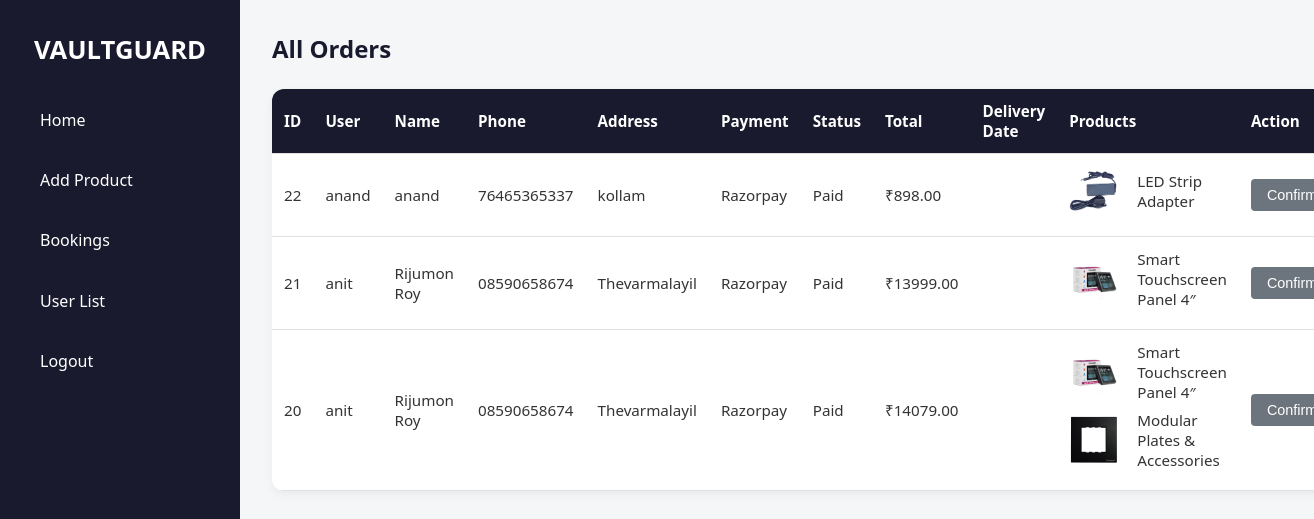
The app's page /dashboard/bookings/ (signed in), older data.
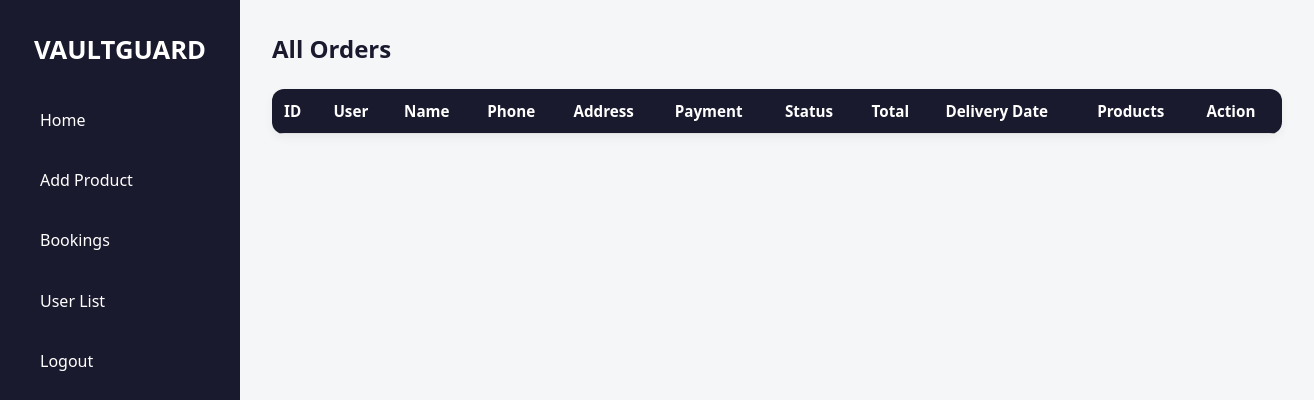
The same page, newer data.
### app/models.py (models this page shows, shortened)
class Order(models.Model):
    user = models.ForeignKey(User, on_delete=models.CASCADE)
    name = models.CharField(max_length=100)
    phone = models.CharField(max_length=20)
    pincode = models.CharField(max_length=10)
    address = models.TextField()
    address_type = models.CharField(max_length=50, blank=True, null=True)
    payment_method = models.CharField(max_length=20)
    total_price = models.DecimalField(max_digits=10, decimal_places=2)
    razorpay_payment_id = models.CharField(max_length=100, blank=True, null=True)
    status = models.CharField(max_length=20, default='Pending')
    created_at = models.DateTimeField(auto_now_add=True)

class OrderItem(models.Model):
    order = models.ForeignKey(Order, on_delete=models.CASCADE, related_name='items')
    product = models.ForeignKey(Product, on_delete=models.CASCADE)
    quantity = models.PositiveIntegerField(default=1)
    price = models.DecimalField(max_digits=10, decimal_places=2)

class Product(models.Model):
    name = models.CharField(max_length=255)
    price = models.FloatField()
    offerprice = models.FloatField(blank=True, null=True)
    description = models.TextField()
    category = models.CharField(max_length=100, choices=CATEGORY_CHOICES)
    warranty = models.CharField(max_length=100, blank=True, null=True)
    stock = models.PositiveIntegerField(default=1)
    image = models.ImageField(upload_to='product_images/', blank=True, null=True)

### app/views.py (the view)
# urls.py: path('dashboard/bookings/', views.admin_bookings, name='admin_bookings'),
@login_required(login_url='login')
def admin_bookings(request):
    if not request.user.is_superuser:
        return render(request, 'unauthorized.html')
    orders = Order.objects.all().order_by('-created_at')
    return render(request, 'bookings.html', {'orders': orders})

### templates/bookings.html (shortened to what this page needs)
{% load static %}
<!DOCTYPE html>
<html lang="en">
<head>
    <link rel="stylesheet" href="{% static 'css/bookings.css' %}">
</head>
<body>
<div class="sidebar">
    <h2 class="brand">VAULTGUARD</h2>
    <nav class="sidebar-nav">
        <a href="{% url 'firstpage' %}">Home</a>
        <a href="{% url 'add_product' %}">Add Product</a>
        <a href="{% url 'admin_bookings' %}">Bookings</a>
        <a href="{% url 'user_list' %}">User List</a>
        <a href="{% url 'logout' %}">Logout</a>
    </nav>
</div>
<div class="main-content">
    <section class="section-title">All Orders</section>
    <div class="table-wrapper">
        <table class="order-table">
            <thead>
                <tr>
                    <th>ID</th>
                    <th>User</th>
                    <th>Name</th>
                    <th>Phone</th>
                    <th>Address</th>
                    <th>Payment</th>
                    <th>Status</th>
                    <th>Total</th>
                    <th>Delivery Date</th>
                    <th>Products</th>
                    <th>Action</th>
                </tr>
            </thead>
            <tbody>
                {% for order in orders %}
                <tr>
                    <td>{{ order.id }}</td>
                    <td>{{ order.user.username }}</td>
                    <td>{{ order.name }}</td>
                    <td>{{ order.phone }}</td>
                    <td>{{ order.address }}</td>
                    <td>{{ order.payment_method|title }}</td>
                    <td>{{ order.status }}</td>
                    <td>₹{{ order.total_price }}</td>
                    <td>{{ order.delivery_date|date:"D, M d, Y" }}</td>
                    <td>
                        {% for item in order.items.all %}
                        <div class="product-item" title="Price: ₹{{ item.price }} x {{ item.quantity }}&#013;Description: {{ item.product.description }}">
                            <img src="{% if item.product.image %}{{ item.product.image.url }}{% else %}{% static 'images/placeholder.png' %}{% endif %}" alt="{{ item.product.name }}">
                            <span>{{ item.product.name }}</span>
                        </div>
                        {% endfor %}
                    </td>
                    <td>
                        {% if order.status == "Pending" %}
                        <form method="POST" action="{% url 'confirm_order' order.id %}">
                            {% csrf_token %}
                            <button type="submit" class="btn btn-blue">Confirm</button>
                        </form>
                        {% else %}
                        <button class="btn btn-gray" disabled>Confirmed</button>
                        {% endif %}
                    </td>
                </tr>
                {% endfor %}
            </tbody>
        </table>
    </div>
</div>
</body>
</html>

Row changes from the older to the newer data that the page shows:
removed Order: id "22", user.username "anand", name "anand", phone "76465365337", address "kollam", payment_method "Razorpay", status "Paid", total_price "898.00", shows "Confirmed"
removed OrderItem: product.image (picture), product.name "LED Strip Adapter", shown under "22"
removed Order: id "21", user.username "anit", name "Rijumon Roy", phone "08590658674", address "Thevarmalayil", payment_method "Razorpay", status "Paid", total_price "13999.00", shows "Confirmed"
removed OrderItem: product.image (picture), product.name "Smart Touchscreen Panel 4″", shown under "21"
removed Order: id "20", user.username "anit", name "Rijumon Roy", phone "08590658674", address "Thevarmalayil", payment_method "Razorpay", status "Paid", total_price "14079.00", shows "Confirmed"
removed OrderItem: product.image (picture), product.name "Smart Touchscreen Panel 4″", shown under "20"
removed OrderItem: product.image (picture), product.name "Modular Plates & Accessories", shown under "20"
